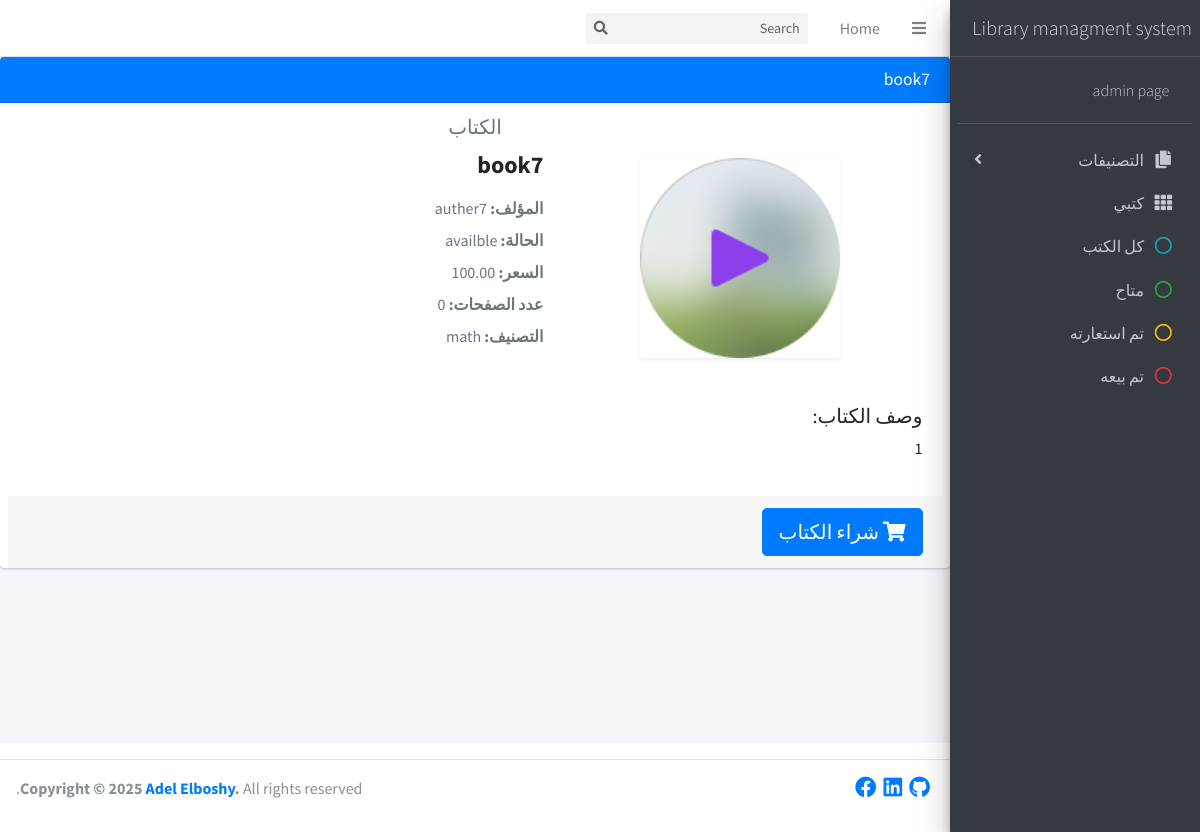
The page /buy-book-17 on the database its author committed.
### my_books/models.py (models this page shows)
class Book (models.Model):
    book_status =[
        ('availble','availble'),
        ('rental','rental'),
        ('solid','solid'),
    ]
    title           =models.CharField(max_length=100)
    auther          =models.CharField(max_length=100)
    book_image      =models.ImageField(upload_to='photos %Y %m %d ',null=True,blank=True)
    auther_image    =models.ImageField(upload_to='photos2 %Y %m %d',null=True,blank=True)
    price           =models.DecimalField(max_digits=5,decimal_places=2,null=True,blank=True)
    status          =models.CharField(max_length = 100,choices=book_status,null=True,blank=True)
    pages           =models.IntegerField()
    active          =models.BooleanField(default=True)
    retal_price_day =models.DecimalField(max_digits=5,decimal_places=2,null=True,blank=True)
    retal_proid     =models.IntegerField(null=True,blank=True)
    total_rental    =models.DecimalField(max_digits=5,decimal_places=2,null=True,blank=True)
    discription     =models.CharField(max_length = 100)
    catigery        =models.ForeignKey(Catigory,on_delete=models.PROTECT)
    class Meta :
        ordering = ['-id']

class Catigory(models.Model):
    name =  models.CharField(max_length = 100)
    class Meta :
        ordering = ['-id']
    def __str__(self):
        return f"{self.name}"

### main_app/views.py (the view)
# urls.py: path('buy-book-<int:id>', views.buy, name='buy'),
def buy(request, id):
    book = get_object_or_404(Book, id=id)
    if request.method == 'POST':
            book.book_status = 'solid'
            book.save()
            print(book.book_status)
            return redirect('main')
    context = {
        'selected_book': book,
    }
    return render(request, 'main_app/buy.html', context)

### main_app/templates/main_app/buy.html (shortened to what this page needs)
{% extends 'base.html'%}
{% block content%}
    <div style="direction: rtl;" class="wrapper">
        <div class="content-wrapper">
            <div class="card card-primary">
                <div class="card-header">
                    <h3 class="card-title">{{ selected_book.title }}</h3>
                </div>
                <div class="col-12 col-sm-12 col-lg-12 hide_books book{{ selected_book.category.id }} book{{ selected_book.status }}">
                    <form method="POST" enctype="multipart/form-data">
                        <div class="card-header text-muted border-bottom-0 text-center">
                            <h5 class="mb-0">الكتاب</h5>
                        </div>
                        <div class="card-body pt-0">
                            <div class="row align-items-center">
                                <div class="col-6 col-md-5 text-center">
                                    {% if selected_book.auther_image %}
                                        <img style="height: 200px; width: 200px; object-fit: cover;"
                                            src="{{ selected_book.auther_image.url }}"
                                            alt="صورة المؤلف"
                                            class="img-fluid rounded shadow-sm"
                                        >
                                    {% elif selected_book.book_image %}
                                        <img style="height: 200px; width: 200px; object-fit: cover;"
                                            src="{{ selected_book.book_image.url }}"
                                            alt="صورة الكتاب"
                                            class="img-fluid rounded shadow-sm"
                                        >
                                    {% else %}
                                        <img style="height: 200px; width: 200px;"
                                            src=""
                                            alt="لا توجد صورة"
                                            class="img-fluid rounded bg-secondary"
                                        >
                                    {% endif %}
                                </div>
                                <div class="col-6 col-md-7">
                                    <h2 class="h4 mb-3"><b>{{ selected_book.title }}</b></h2>
                                    <ul class="fa-ul text-muted list-unstyled">
                                        <li class="mb-2">
                                            <strong>المؤلف:</strong> {{ selected_book.auther }}
                                        </li>
                                        <li class="mb-2">
                                            <strong>الحالة:</strong> {{ selected_book.status }}
                                        </li>
                                        {% if selected_book.price %}
                                        <li class="mb-2">
                                            <strong>السعر:</strong> {{ selected_book.price }}
                                        </li>
                                        {% endif %}
                                        <li class="mb-2">
                                            <strong>عدد الصفحات:</strong> {{ selected_book.pages }}
                                        </li>
                                        <li class="mb-2">
                                            <strong>التصنيف:</strong> {{ selected_book.catigery }}
                                        </li>
                                    </ul>
                                </div>
                            </div>
                        </div>
                        <div class="card-body">
                            {% if selected_book.discription %}
                                <h5>وصف الكتاب:</h5>
                                <p>{{ selected_book.discription }}</p>
                            {% endif %}
                        </div>
                        <div class="card-footer">
                            {% if selected_book.status != 'solid' %}
                            <form method="POST" action="{% url 'buy' selected_book.id %}">
                                <button type="submit" class="btn btn-primary btn-lg">
                                    <i class="fas fa-shopping-cart"></i> شراء الكتاب
                                </button>
                            </form>
                            {% else %}
                            <div class="alert alert-success">
                                <i class="fas fa-check-circle"></i> تم بيع هذا الكتاب
                            </div>
                            {% endif %}
                        </div>
                    </form>
                </div>
            </div>
        </div>
    </div>
{% endblock %}

### templates/base.html (style rules this page uses)
:root { writing-mode: horizontal-tb; direction: rtl; text-orientation: mixed; }
html { writing-mode: horizontal-tb; direction: rtl; }
body { writing-mode: horizontal-tb; direction: rtl; text-align: right; }

### rows shown on the page
Book: title "book7", auther_image (picture), auther "auther7", status "availble", price "100.00", pages "0", catigery "math", discription "1"
